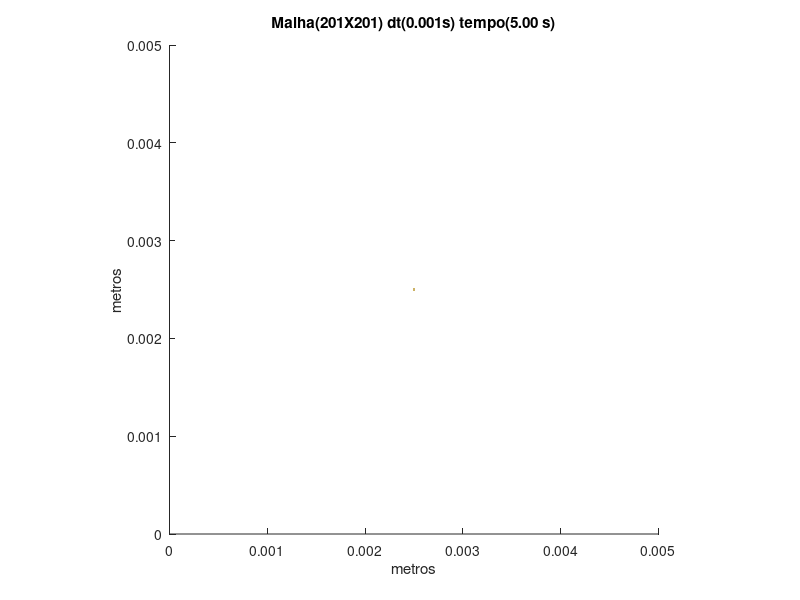

Write the MATLAB code that produced this figure.
set (gca,'PlotBoxAspectRatio',[1 1 1],'Xlim',[0,0.005],'Ylim',[0,0.005])
hold on
title('Malha(201X201) dt(0.001s) tempo(5.00 s)')
hold on
ylabel('metros')
hold on
xlabel('metros')
hold on

fill([0.00248756218905473 0.00248756218905473 0.00251243781094527 0.00251243781094527],[0.00248756218905473 0.00251243781094527 0.00251243781094527 0.00248756218905473],[0.8,0.7,0.4],'LineStyle','none')
